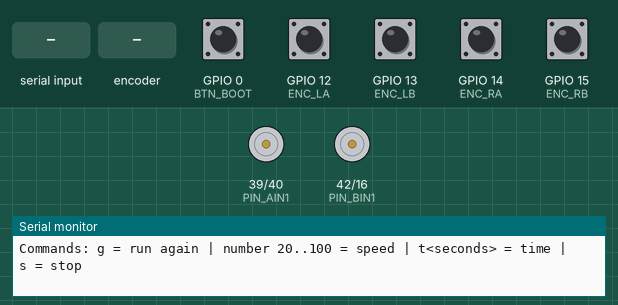
Bench run of a sketch on a simulated ESP32. Shown: motor-driver pin pairs drawn as motors (green arrow = first pin HIGH = forward, orange = second pin HIGH = backward, longer = more drive, scaled by the enable pin), the last lines printed to the serial monitor. Inputs (shaded band) come from the test bench; at power-on: GPIO 0 (BTN_BOOT), GPIO 12 (ENC_LA), GPIO 13 (ENC_LB), GPIO 14 (ENC_RA), GPIO 15 (ENC_RB) HIGH.

Above: at 7.9 s.
8.0 s: GPIO 0 (BTN_BOOT) pulled LOW for 0.15 s
11.1 s: "s90\n" received over Serial
At 11.4 s:
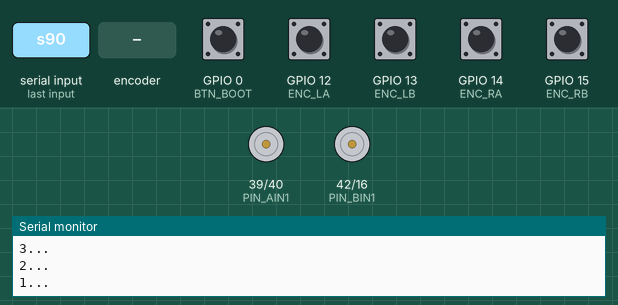
13.0 s: GPIO 0 (BTN_BOOT) pulled LOW for 1 s
At 16.45 s:
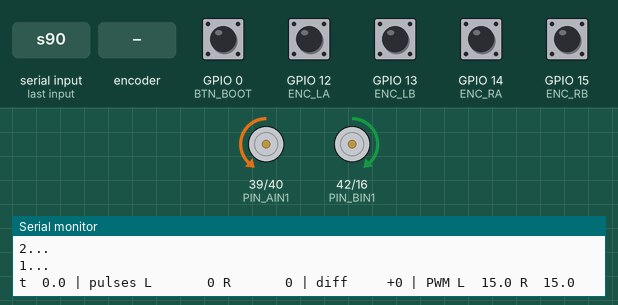
17.0 s: rotary encoder on GPIO 12 (ENC_LA) / GPIO 13 (ENC_LB) turned 3 steps (first pin leading)
At 17.9 s:
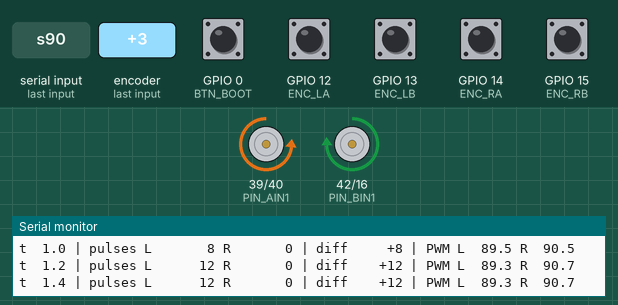
20.0 s: "t90\n" received over Serial
21.5 s: "g\n" received over Serial
At 24.9 s:
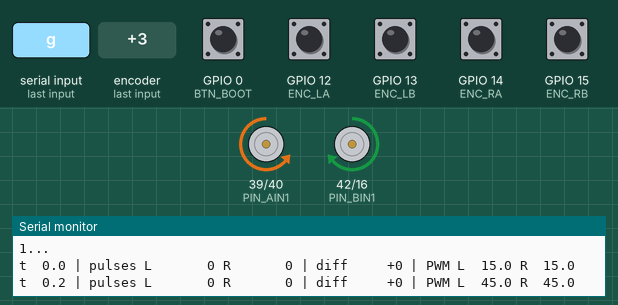
Timing chart, 0 to 46.0 s (numbered marks = the images above; inputs shaded):
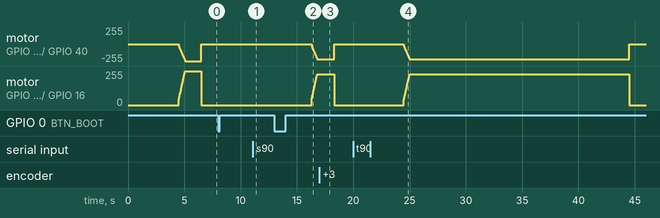

The sketch:

Test_DriveStraight_Simple.ino
```cpp
/*
  SIMPLE DRIVE STRAIGHT TEST - 2 MOTORS + ENCODERS ONLY (OLD PINS, no MPU/buttons/OLED needed)
  ---------------------------------------------------------------------------------
  Wiring (same as when Test_FullSpeed10s worked):
    TB6612: VM <- battery (+), GND <- battery (-), VCC + STBY <- 3V3
            PWMA 38, AIN1 39, AIN2 40 -> LEFT motor (AO1/AO2)
            PWMB 41, BIN1 42, BIN2 16 -> RIGHT motor (BO1/BO2)
    Encoder: VCC 3V3, GND | LEFT A12 B13 | RIGHT A14 B15
    ESP32 on USB -> CONNECT ESP32 GND to the driver GND.
  Serial Monitor 115200.

  Run: power on -> 3 s countdown -> robot drives straight 2 s at 100% (~1.8 m) -> stops, prints the result.
  Serial commands:  g = run again | s = stop | number 20..100 = change speed (e.g. 50) | t3 = time 3 s
  BOOT button on the board: press = run again / stop.

  Keeps straight with the ENCODERS: the wheel that turns more is slowed, the other one sped up.
  If one wheel TURNS BACKWARD (robot spins): set REV_L or REV_R below to true and upload again.
*/
#include <Arduino.h>

// ================= EDIT HERE =================
bool REV_L = true;         // true = reverse the LEFT motor (CONFIRMED: left wheel reversed)
bool REV_R = false;        // true = reverse the RIGHT motor
int  SPEED = 100;          // % speed (100% ~ 0.9 m/s -> needs ~2 m of free floor)
float RUN_S = 2.0f;        // run time in seconds (100% x 2 s ~ 1.8 m)
float KP = 0.6f;           // straight-hold gain (% per 10 pulses of difference)
// ===============================================

#define PIN_PWMA 38
#define PIN_AIN1 39
#define PIN_AIN2 40
#define PIN_PWMB 41
#define PIN_BIN1 42
#define PIN_BIN2 16
#define ENC_LA 12
#define ENC_LB 13
#define ENC_RA 14
#define ENC_RB 15
#define BTN_BOOT 0

const int PWM_FREQ = 20000, PWM_BITS = 10, PWM_MAX = 1023;
#if defined(ESP_ARDUINO_VERSION_MAJOR) && ESP_ARDUINO_VERSION_MAJOR >= 3
  #define PWM_ATTACH(pin, ch) ledcAttach(pin, PWM_FREQ, PWM_BITS)
  #define PWM_OUT(pin, ch, d) ledcWrite(pin, d)
#else
  #define PWM_ATTACH(pin, ch) do { ledcSetup(ch, PWM_FREQ, PWM_BITS); ledcAttachPin(pin, ch); } while (0)
  #define PWM_OUT(pin, ch, d) ledcWrite(ch, d)
#endif

volatile int32_t encL = 0, encR = 0;
volatile uint8_t prevL = 0, prevR = 0;
const int8_t QDEC[16] = {0, +1, -1, 0, -1, 0, 0, +1, +1, 0, 0, -1, 0, -1, +1, 0};
void IRAM_ATTR isrL() { uint8_t s = (digitalRead(ENC_LA) << 1) | digitalRead(ENC_LB); encL += QDEC[(prevL << 2) | s]; prevL = s; }
void IRAM_ATTR isrR() { uint8_t s = (digitalRead(ENC_RA) << 1) | digitalRead(ENC_RB); encR += QDEC[(prevR << 2) | s]; prevR = s; }

// pct: 0..100, forward only
void motorL(float pct) {
  int d = constrain((int)(pct * PWM_MAX / 100), 0, PWM_MAX);
  digitalWrite(PIN_AIN1, REV_L ? LOW : HIGH); digitalWrite(PIN_AIN2, REV_L ? HIGH : LOW);
  if (d == 0) { digitalWrite(PIN_AIN1, LOW); digitalWrite(PIN_AIN2, LOW); }
  PWM_OUT(PIN_PWMA, 0, d);
}
void motorR(float pct) {
  int d = constrain((int)(pct * PWM_MAX / 100), 0, PWM_MAX);
  digitalWrite(PIN_BIN1, REV_R ? LOW : HIGH); digitalWrite(PIN_BIN2, REV_R ? HIGH : LOW);
  if (d == 0) { digitalWrite(PIN_BIN1, LOW); digitalWrite(PIN_BIN2, LOW); }
  PWM_OUT(PIN_PWMB, 1, d);
}
void stopAll() { motorL(0); motorR(0); }
void brakeAll() {
  digitalWrite(PIN_AIN1, HIGH); digitalWrite(PIN_AIN2, HIGH); PWM_OUT(PIN_PWMA, 0, PWM_MAX);
  digitalWrite(PIN_BIN1, HIGH); digitalWrite(PIN_BIN2, HIGH); PWM_OUT(PIN_PWMB, 1, PWM_MAX);
}

bool stopReq() {
  if (digitalRead(BTN_BOOT) == LOW) return true;
  if (Serial.available()) { char c = Serial.peek(); if (c == 's' || c == 'S') { Serial.read(); return true; } }
  return false;
}

void runStraight() {
  Serial.printf("\n=== STRAIGHT %d%% for %.1f s ===\n", SPEED, RUN_S);
  for (int i = 3; i > 0; i--) { Serial.printf("%d...\n", i); delay(1000); }
  while (digitalRead(BTN_BOOT) == LOW) delay(10);   // wait for the BOOT button release
  int32_t l0 = encL, r0 = encR;
  uint32_t t0 = millis(), tP = 0;
  bool aborted = false;
  float maxDiff = 0;
  while (millis() - t0 < (uint32_t)(RUN_S * 1000)) {
    if (stopReq()) { aborted = true; break; }
    // distance per wheel (absolute value -> independent of the encoder sign)
    long dL = labs((long)(encL - l0)), dR = labs((long)(encR - r0));
    float diff = (float)(dL - dR);            // positive: left wheel traveled more
    maxDiff = max(maxDiff, fabsf(diff));
    float base = min((float)SPEED, 15.0f + (millis() - t0) * 0.15f);   // gradual acceleration ~0.6 s up to 100%
    float corr = constrain(KP * diff / 10.0f, -base * 0.5f, base * 0.5f);
    float pl = base - corr, pr = base + corr;
    float over = max(pl, pr) - 100.0f;          // at 100%: cannot raise the slow wheel -> lower the fast wheel
    if (over > 0) { pl -= over; pr -= over; }
    motorL(pl);
    motorR(pr);
    if (millis() - tP >= 200) {
      tP = millis();
      Serial.printf("t %4.1f | pulses L %7ld R %7ld | diff %+6.0f | PWM L %5.1f R %5.1f\n",
                    (millis() - t0) / 1000.0f, dL, dR, diff, pl, pr);
    }
    delay(2);
  }
  brakeAll(); delay(200); stopAll();
  long dL = labs((long)(encL - l0)), dR = labs((long)(encR - r0));
  Serial.println(aborted ? "=== STOPPED ===" : "=== RESULT ===");
  Serial.printf("Pulses: L %ld  R %ld  | final diff %ld (%.1f %%), max diff %.0f\n",
                dL, dR, dL - dR, 100.0f * (dL - dR) / max(1L, dL), maxDiff);
  if (dL < 50) Serial.println("!! LEFT encoder not counting: check wires 12/13, VCC 3V3");
  if (dR < 50) Serial.println("!! RIGHT encoder not counting: check wires 14/15, VCC 3V3");
  Serial.println("Robot spins in place? -> 1 motor reversed: flip REV_L or REV_R.  Robot drives backward? -> flip BOTH.");
  Serial.println("Commands: g = run again | number 20..100 = speed | t<seconds> = time | s = stop");
}

void setup() {
  Serial.begin(115200);
  pinMode(PIN_AIN1, OUTPUT); pinMode(PIN_AIN2, OUTPUT); pinMode(PIN_BIN1, OUTPUT); pinMode(PIN_BIN2, OUTPUT);
  PWM_ATTACH(PIN_PWMA, 0); PWM_ATTACH(PIN_PWMB, 1);
  stopAll();
  pinMode(BTN_BOOT, INPUT_PULLUP);
  pinMode(ENC_LA, INPUT_PULLUP); pinMode(ENC_LB, INPUT_PULLUP); pinMode(ENC_RA, INPUT_PULLUP); pinMode(ENC_RB, INPUT_PULLUP);
  prevL = (digitalRead(ENC_LA) << 1) | digitalRead(ENC_LB);
  prevR = (digitalRead(ENC_RA) << 1) | digitalRead(ENC_RB);
  attachInterrupt(digitalPinToInterrupt(ENC_LA), isrL, CHANGE); attachInterrupt(digitalPinToInterrupt(ENC_LB), isrL, CHANGE);
  attachInterrupt(digitalPinToInterrupt(ENC_RA), isrR, CHANGE); attachInterrupt(digitalPinToInterrupt(ENC_RB), isrR, CHANGE);
  delay(1500);
  Serial.println("\n=== SIMPLE DRIVE STRAIGHT TEST (old pins) ===");
  runStraight();
}

void loop() {
  if (digitalRead(BTN_BOOT) == LOW) { delay(300); runStraight(); }
  if (Serial.available()) {
    String s = Serial.readStringUntil('\n'); s.trim();
    if (s == "g" || s == "G") runStraight();
    else if (s.length() > 1 && (s[0] == 't' || s[0] == 'T')) { RUN_S = constrain(s.substring(1).toFloat(), 0.5f, 20.0f); Serial.printf("-> run %.1f s\n", RUN_S); }
    else if (s.length() && isdigit(s[0])) { SPEED = constrain(s.toInt(), 15, 100); Serial.printf("-> speed %d%%\n", SPEED); }
  }
}
```

Measured:
- after the input at 11.1 s, motor on GPIO 39 (PIN_AIN1) / GPIO 40 (PIN_AIN2): stays stopped (without the input it goes to backward 38/255 after 0.20 s); motor on GPIO 42 (PIN_BIN1) / GPIO 16 (PIN_BIN2): stays stopped (without the input it goes to forward 38/255 after 0.20 s)
- after the input at 13.0 s, motor on GPIO 39 (PIN_AIN1) / GPIO 40 (PIN_AIN2): moves from stopped to backward 229/255 over 0.50 s, starting after 3.3 s; motor on GPIO 42 (PIN_BIN1) / GPIO 16 (PIN_BIN2): moves from stopped to forward 229/255 over 0.50 s, starting after 3.3 s
- after the input at 17.0 s, motor on GPIO 39 (PIN_AIN1) / GPIO 40 (PIN_AIN2): backward 229/255 → backward 228/255 after 0.20 s, → backward 227/255 0.25 s later, → stopped 0.85 s later; motor on GPIO 42 (PIN_BIN1) / GPIO 16 (PIN_BIN2): forward 229/255 → forward 230/255 after 0.05 s, → forward 231/255 0.35 s later, → stopped 0.90 s later
- after the input at 21.5 s, motor on GPIO 42 (PIN_BIN1) / GPIO 16 (PIN_BIN2): rises from stopped to forward 229/255 in 0.50 s, then falls to stopped in 19.5 s
